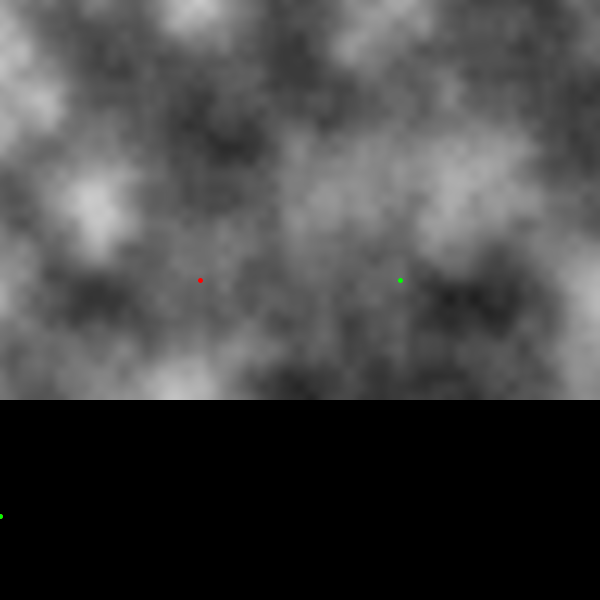
Frame 1 (no input)
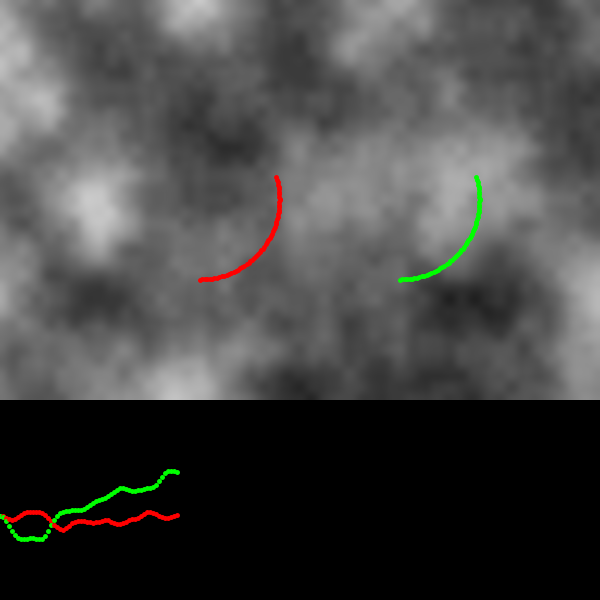
Frame 60 (the mouse pressed at the canvas centre just before this capture)
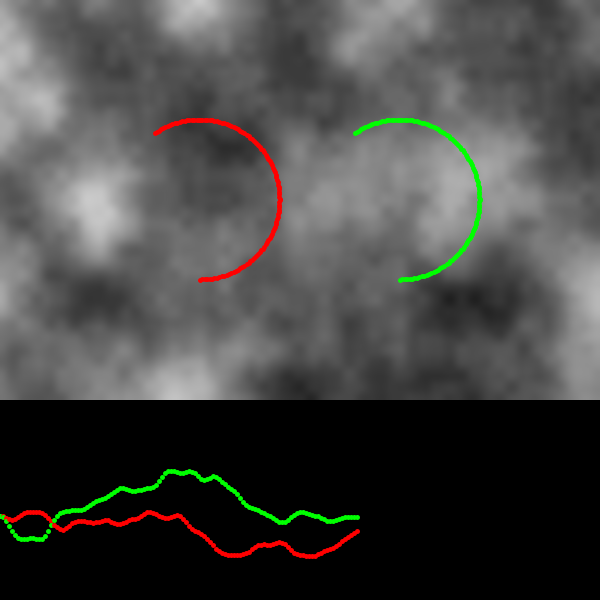
Frame 120 (the mouse held since frame 60 and released just before this capture)

The Processing sketch that drew these frames (run headless with seeded random() and noise(); from frame 60 on, the mouse is pressed at the canvas centre):

// Processing sketch: circular_noise_explanation
// ── circular_noise_explanation.pde
void setup(){
  size(600,600);
  
  float step = 0.01;
  float dx = 0;
  
  for(int col=0; col<width; col++){
    float dy = 0;
    dx += step;
    
    for(int row=0; row<height; row++){
      dy += step;
      
      int x = col;
      int y = row;
      float n = noise(dx, dy) * 255;
      set(x,y,color(n));     
    }
  }
  
  noStroke();
  fill(0);
  rect(0,400,width,200);
}
float steps =  TWO_PI /200;
float stepsLines = 600 / 200;
float time = 0;
float xpos = 0;
float ypos = 0;

void draw(){
  float x = sin(time) * 80;
  float y = cos(time) * 80;
  float smooth = 0.01;
  
  float xx = x + 200;
  float xy = y + 200;
  
  float yx = x + 400;
  float yy = y + 200;
  
  stroke(255,0,0);
  strokeWeight(5);
  point(xx, xy);
  stroke(0,255,0);
  point(yx, yy);

  float noiseRed = noise(xx * smooth , xy * smooth);
  float noiseGreen = noise(yx * smooth  , yy * smooth);
  
  stroke(255,0,0);
  point(xpos, height - noiseRed*200);
  stroke(0,255,0);
  point(ypos, height - noiseGreen*200);
  
  if(time == 0) {  
    println("Beginning position\t", noiseRed * width, noiseGreen * height);
  }
  else if(time >= TWO_PI){
     println("Ending position\t", noiseRed * width, noiseGreen * height);
     noLoop();
  }
  
  xpos += stepsLines;
  ypos += stepsLines;
  time += steps;
}
